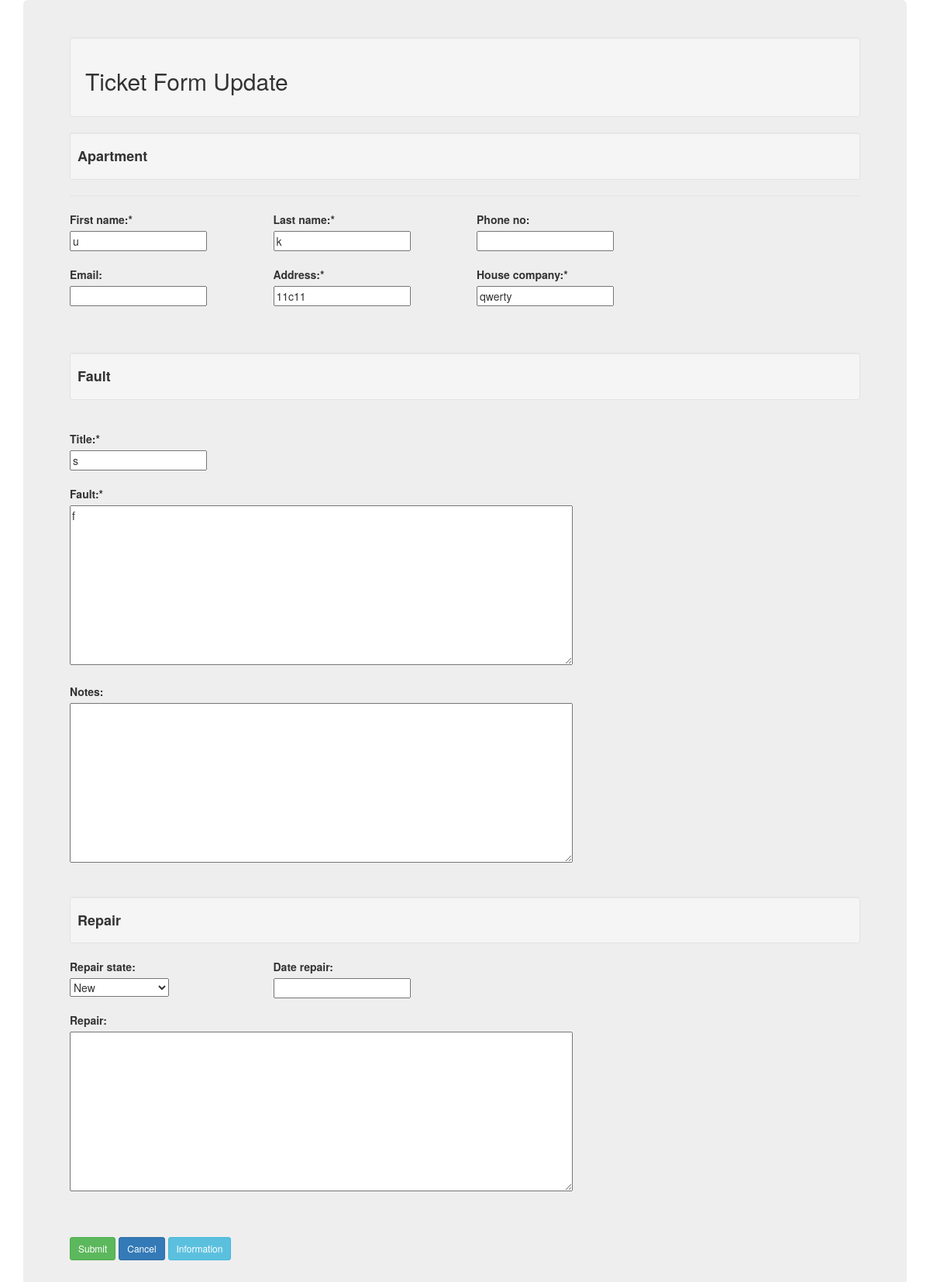
/ticket/47/update/ (signed in), run on an earlier commit of the app's database.
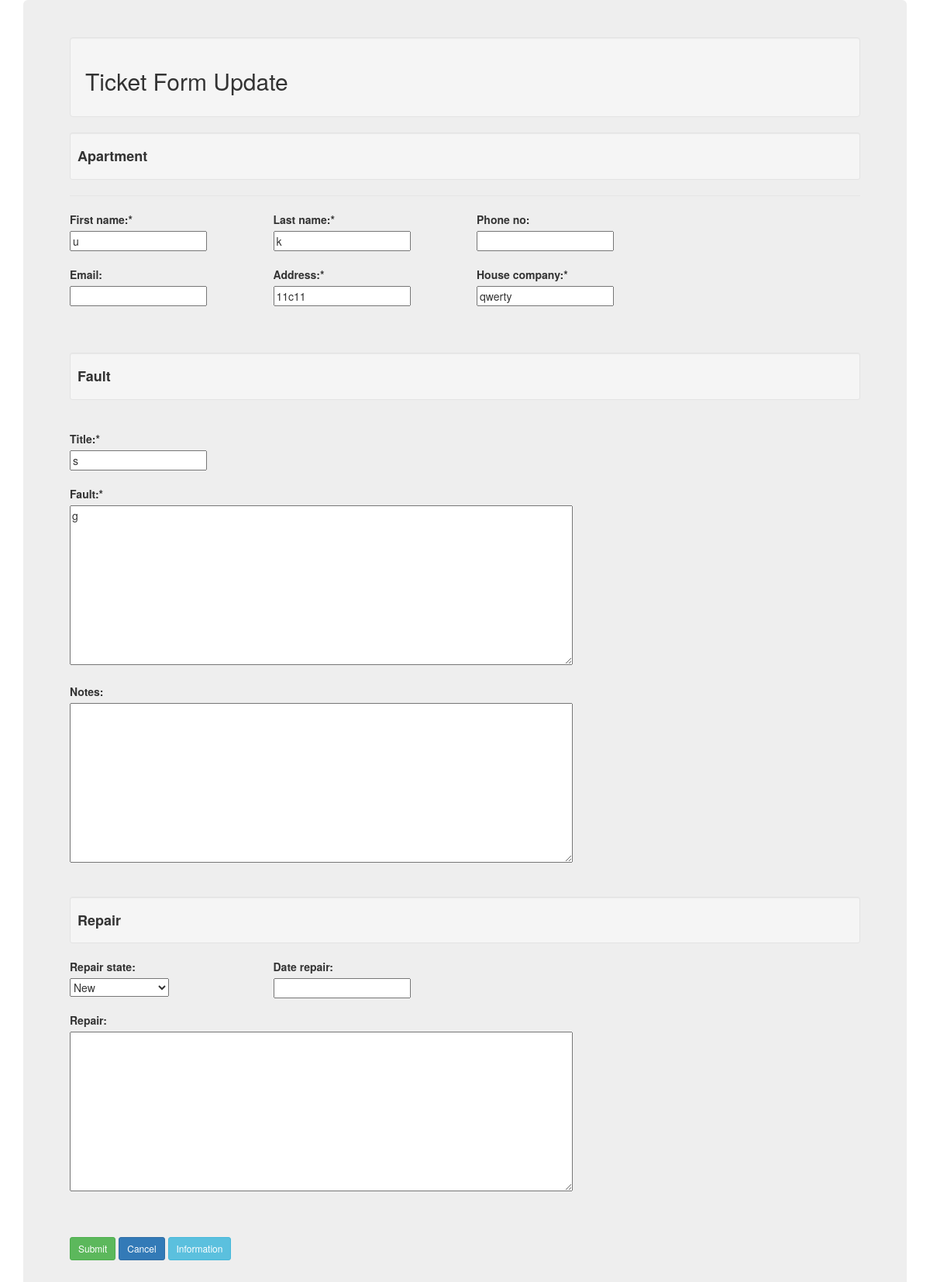
And on a later commit of the database.
### FacilitiesApp/models.py (models this page shows, shortened)
class Ticket(models.Model):
    first_name = models.CharField(max_length=100)
    last_name = models.CharField(max_length=100)
    email = models.CharField(max_length=100, blank=True)
    phone_no = models.CharField(max_length=100, blank=True)
    address = models.CharField(max_length=100)
    house_company = models.CharField(max_length=100)
    company_name = models.CharField(max_length=100)
    title = models.CharField(max_length=100, blank=False)
    fault = models.TextField(blank=False)
    repair_state = models.CharField(max_length=100, blank=False)
    repair = models.TextField(blank=True)
    date_repair = models.DateField(null=True, blank=True)
    notes = models.TextField(blank=True)
    date_posted = models.DateTimeField(default=timezone.now)
    date_last_save = models.DateTimeField(auto_now=timezone.now)
    username_first = models.CharField(max_length=100)
    author = models.ForeignKey(User, on_delete=models.PROTECT)

### FacilitiesApp/views.py (the view, shortened to what this page needs)
# urls.py: path('ticket/<int:pk>/update/', TicketUpdateView.as_view(), name='ticket-update'),
class TicketUpdateView(LoginRequiredMixin, UserPassesTestMixin, UpdateView):
    model = Ticket
    form_class = TicketForm
    success_url = '/'
    def get_template_names(self):
        if  self.request.user.profile.user_level > 1:
            template_name = 'FacilitiesApp/ticket_form.html'
        else:
            template_name = 'FacilitiesApp/ticket_list.html'
        return template_name
    def test_func(self):
        Ticket = self.get_object()
        if self.request.user.profile.members_of == Ticket.company_name:
            return True
        return False

### FacilitiesApp/forms.py
class TicketForm(ModelForm):
    class Meta:
        model = Ticket
        fields = ['first_name', 'last_name', 'address', 'title', 'fault','repair', 'repair_state', 'date_repair', 'phone_no', 'email', 'house_company', 'notes']
        widgets = {
            'date_repair': DateInput(),
            'repair_state': forms.Select(choices = REPAIR_CHOICES),
            'fault': Textarea(attrs={'rows':10, 'cols':84}),
            'notes': Textarea(attrs={'rows':10, 'cols':84}),
            'repair': Textarea(attrs={'rows':10, 'cols':84}),
        }

### FacilitiesApp/templates/FacilitiesApp/ticket_form.html (shortened to what this page needs)
<!DOCTYPE html>
<html lang="en">
<head>
    <link rel="stylesheet" href="https://maxcdn.bootstrapcdn.com/bootstrap/3.4.1/css/bootstrap.min.css">
    <link rel="stylesheet" href="https://code.jquery.com/ui/1.11.0/themes/smoothness/jquery-ui.css">
</head>
<body>
    <div class="container">
        <div class="jumbotron">
            <div class="well"><h2>Ticket Form Update</h2></div>
            <div class="well well-sm"><h4><b>Apartment</b></h4></div>
            {% block content %}
            <div class="content-section">
                <form method="POST">
                    <fieldset class="form-group">
                        <legend class="border-bottom mb-4"> </legend>
                        <div class="row">
                            <div class="col-sm-3">
                                <label>First name:*</label><br>
                                {{ form.first_name }} <br><br>
                                <label>Email:</label><br>
                                {{ form.email }} <br><br>
                            </div>
                                <div class="col-sm-3">
                                <label>Last name:*</label><br>
                                {{ form.last_name }} <br><br>
                                <label>Address:*</label><br>
                                {{ form.address }} <br><br>
                            </div>
                            <div class="col-sm-3">
                                <label>Phone no:</label><br>
                                {{ form.phone_no }} <br><br>
                                <label>House company:*</label><br>
                                {{ form.house_company }}
                            </div>
                        </div>
                        <br><br>
                        <div class="well well-sm"><h4><b>Fault</b></h4></div>
                        <div class="row">
                            <div class="col-sm-4">
                                <br>
                                <label>Title:*</label><br>
                                {{ form.title }}<br><br>
                                <label>Fault:*</label><br>
                                {{ form.fault }}<br><br>
                                <label>Notes:</label><br>
                                {{ form.notes }}
                            </div>
                        </div>
                        <br><br>
                        <div class="well well-sm"><h4><b>Repair</b></h4></div>
                        <div class="row">
                            <div class="col-sm-3">
                                <label>Repair state:</label><br>
                                {{form.repair_state }}<br><br>
                                <label>Repair:</label><br>
                                {{ form.repair }}
                            </div>
                            <div class="col-sm-3">
                                <label>Date repair:</label><br>
                                {{ form.date_repair }}
                            </div>
                        </div>
                        <br><br>
                    </fieldset>
                    <button class="btn btn-success btn-sm mt-1 mb-1" type="submit">Submit</button>
                    <a class="btn btn-primary btn-sm mt-1 mb-1" href="{% url 'home' %}">Cancel</a>
                    <button type="button" class="btn btn-info btn-sm" data-toggle="modal" data-target="#myModal">Information</button>
                </form>
            </div>
            {% endblock content %}
        </div>
    </div>
</body>
</html>

What changed in the data, as far as the page shows it:
changed Ticket "qwerty": fault "f" → "g"
